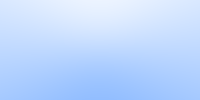

This figure's Julia source:
include("ray.jl")
using .RayOps

using Images

function main()
  w, h = 200, 100
  img = zeros(Float32, 3, h, w)

  origin = Vector{Float32}([0, 0, 0])
  window_bottom_left = Vector{Float32}([-2, -1, -1])
  window_width = Vector{Float32}([4, 0, 0])
  window_height = Vector{Float32}([0, 2, 0])

  for j in 1:h
    for i in 1:w
      u = i / w
      v = j / h
      r = ray(origin, window_bottom_left .+ (u .* window_width) .+ (v .* window_height))
      img[:, j, i] = get_color(r)
    end
  end

  save("./output.png", colorview(RGB, img))
end

main()
